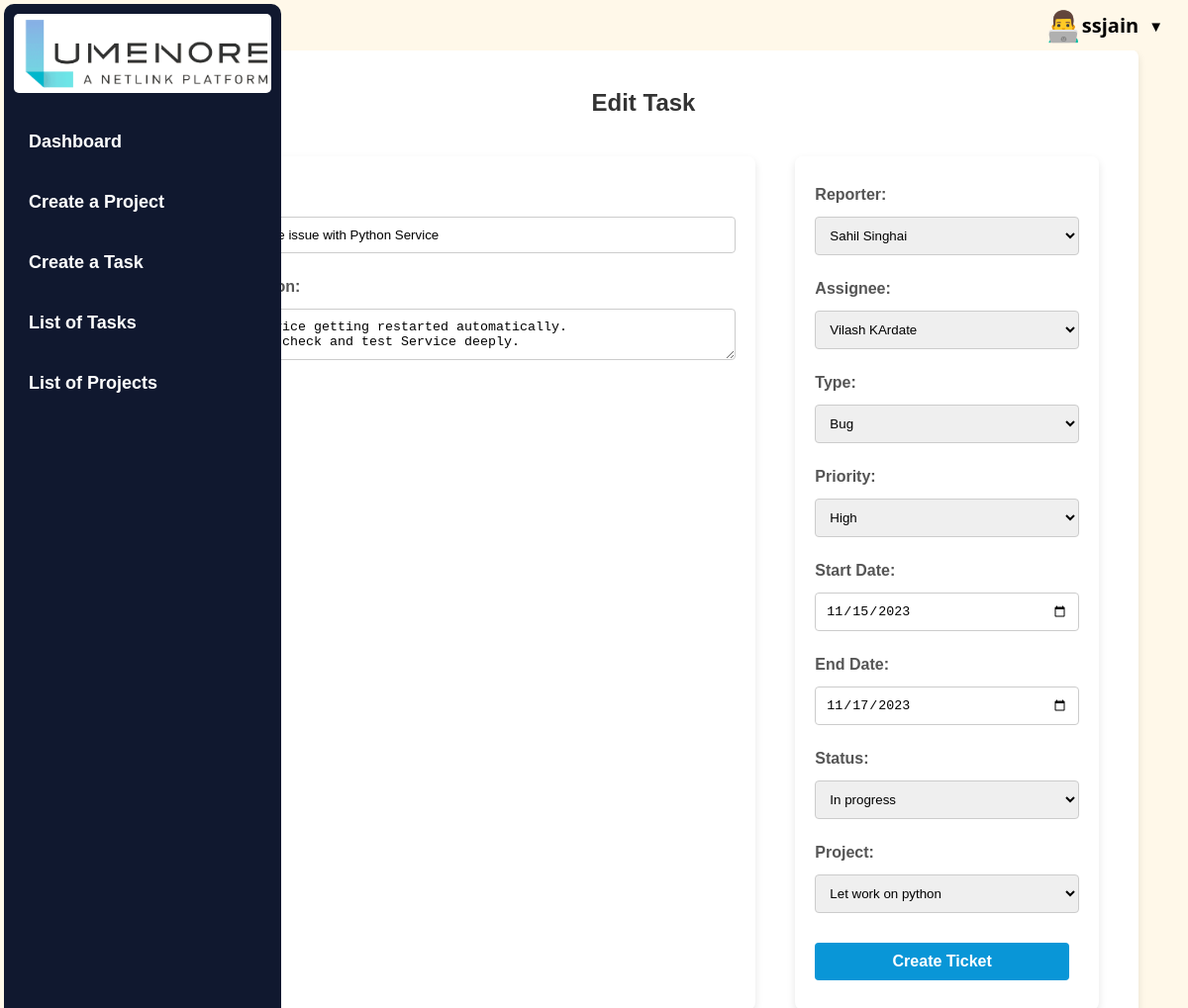
/apps/ticket/19/edit/ (signed in), run on the app's committed database.
### taskmanager/models.py (models this page shows, shortened)
class UserProfile(AbstractBaseUser, PermissionsMixin):
    username = models.CharField(max_length=30, unique=True)
    name = models.CharField(max_length=100, help_text="Required. Enter your full name.")
    email = models.EmailField(unique=True)
    is_active = models.BooleanField(default=True)
    is_staff = models.BooleanField(default=False)
    USERNAME_FIELD = "username"
    REQUIRED_FIELDS = ["email"]
    objects = UserProfileManager()
    def __str__(self):
        return self.name

class Ticket(models.Model):
    ticketid = models.AutoField(primary_key=True, )
    title = models.CharField(max_length=200)
    description = models.TextField()
    reporter = models.ForeignKey(
        UserProfile, on_delete=models.CASCADE, related_name="reported_tickets"
    )
    assignee = models.ForeignKey(
        UserProfile, on_delete=models.CASCADE, related_name="assigned_tickets"
    )
    type = models.ForeignKey(Type, on_delete=models.CASCADE)
    priority = models.ForeignKey(Priority, on_delete=models.CASCADE)
    start_date = models.DateField(null=True)
    end_date = models.DateField()
    updated_time = models.DateTimeField(auto_now=True)
    status = models.ForeignKey(Status, on_delete=models.CASCADE)
    project = models.ForeignKey(
        Project, on_delete=models.SET_NULL, null=True, related_name="project_name"
    )

### taskmanager/views.py (the view, shortened to what this page needs)
# urls.py: path('<str:task>/<int:pk>/edit/', views.update, name='edit'),
@login_required(login_url="login")
def update(req, task, pk):
    match task:
        case "ticket":
            obj = Ticket.objects.get(ticketid=pk)
            username = obj.reporter.username
            form_class = TicketForm
            id = obj.ticketid
        case "project":
            obj = Project.objects.get(ticket_projectid=pk)
            form_class = ProjectForm
            username = obj.owner.username
            id = obj.ticket_projectid
    if req.user.username != username:
        return HttpResponse("Your are not allowed here!!")
    form = form_class(instance=obj)
    context = {"obj": obj, "form": form, "id": id}
    html = f"create_{task}.html"
    return render(req, html, context)

### taskmanager/models.py (called while the page is built)
    def __str__(self):
        return self.name

    def __str__(self):
        return self.name

    def __str__(self):
        return self.name

    def __str__(self):
        return self.name

### templates/create_ticket.html (shortened to what this page needs)
{% extends 'base.html' %}
{% block content %}
<div class="form-container">
  {% if '-ticket/' in request.META.HTTP_REFERER %}
  <h2>Create a New Task</h2>
  {% else %}
  <h2>Edit Task</h2>
  {% endif %}
  <form id="form-ticket" method="post">
    <div class="container">
      <div class="left-card">
        <div class="form-group">
          <label for="{{ form.title.id_for_label }}">Title:</label>
          {{ form.title }}
        </div>
        <div class="form-group">
          <label for="{{ form.description.id_for_label }}">Description:</label>
          {{ form.description }}
        </div>
      </div>
      <div class="right-card">
        <div class="form-group">
          <label for="{{ form.reporter.id_for_label }}">Reporter:</label>
          {{ form.reporter }}
        </div>
        <div class="form-group">
          <label for="{{ form.assignee.id_for_label }}">Assignee:</label>
          {{ form.assignee }}
        </div>
        <div class="form-group">
          <label for="{{ form.type.id_for_label }}">Type:</label>
          {{ form.type }}
        </div>
        <div class="form-group">
          <label for="{{ form.priority.id_for_label }}">Priority:</label>
          {{ form.priority }}
        </div>
        <div class="form-group">
          <label for="{{ form.start_date.id_for_label }}">Start Date:</label>
          {{ form.start_date }}
        </div>
        <div class="form-group">
          <label for="{{ form.end_date.id_for_label }}">End Date:</label>
          {{ form.end_date }}
        </div>
        <div class="form-group">
          <label for="{{ form.status.id_for_label }}">Status:</label>
          {{ form.status }}
        </div>
        <div class="form-group">
          <label for="{{ form.project.id_for_label }}">Project:</label>
          {{ form.project }}
        </div>
        <input type="submit" value="Create Ticket">
      </div>
    </div>
{% endblock %}

### templates/navbar.html (shortened to what this page needs)
<li class="user-info">
    <div class="user-details" onclick="toggleDropdown()">
        <span class="user-icon">👨‍💻</span>
        <span class="user-name">{{ request.user.username }}</span>
        <span class="dropdown-arrow">▼</span>
    </div>
</li>

### apps/static/styles/style.css (style rules this page uses)
body { background-color: #fff8e9; color: #333; font-family: 'Arial', sans-serif; margin: 0; padding: 0; display: flex; flex-direction: column; min-height: 100vh; }
.dropdown-arrow { margin-left: 5px; cursor: pointer; }
.user-info { margin-left: auto; position: relative; }
.user-details { cursor: pointer; display: flex; align-items: center; }
h2 { color: #000000; font-size: 1.5em; font-family: Verdana, Geneva, Tahoma, sans-serif; }
nav ul li { display: inline-block; margin-left: 10px; }
.user-info { position: relative; color: #000000; cursor: pointer; font-family: 'Segoe UI', Tahoma, Geneva, Verdana, sans-serif; }
.user-details { display: flex; align-items: center; margin-right: 20px; }
.user-info .user-name { font-weight: bold; margin-right: 5px; }
.user-info .dropdown-arrow { font-size: 15px; }
.user-icon { font-size: 30px; }
.user-info, .profile-icon, .logout-icon { font-size: 20px; margin-right: 5px; }
form { display: flex; flex-direction: column; }
label { margin-top: 10px; color: #666; }
input { padding: 10px; margin-bottom: 10px; border: 1px solid #ddd; border-radius: 4px; }
.form-group { margin-bottom: 30px; }
.form-group label { display: block; margin-bottom: 8px; font-weight: bold; color: #555; }
.form-group input, .form-group textarea { width: 100%; padding: 10px; border: 1px solid #ccc; border-radius: 4px; }
.form-container { background-color: #fff; padding: 20px; box-shadow: 0 4px 8px rgba(0, 0, 0, 0.1); margin: 20px auto; border-radius: 8px; max-width: 600px; }
.form-container h2 { text-align: center; color: #333; }
.form-group { margin-bottom: 20px; }
.form-group input, .form-group textarea, .form-group select { width: 100%; padding: 10px; border: 1px solid #ccc; border-radius: 4px; }
input[type="submit"] { background-color: #4285f4; color: #fff; padding: 10px 20px; border: none; border-radius: 4px; cursor: pointer; }
body { font-family: 'Arial', sans-serif; }

### templates/create_ticket.html (style rules this page uses)
body { margin: 0; font-family: 'Arial', sans-serif; }
.form-container { margin-top: 50px; max-width: 1600px; width: 80%; margin-right: 50px; }
.container { display: flex; }
.left-card { padding: 20px; box-shadow: 0 4px 8px rgba(0, 0, 0, 0.1); margin: 20px; border-radius: 8px; }
.right-card { padding: 20px; box-shadow: 0 4px 8px rgba(0, 0, 0, 0.1); margin: 20px; border-radius: 8px; }
.left-card { flex: 4; }
.right-card { flex: 2; }
.form-group { margin-bottom: 15px; }
label { display: block; margin-bottom: 5px; font-weight: bold; }
input, select, textarea { width: calc(100% - 10px); padding: 8px; box-sizing: border-box; border: 1px solid #ccc; border-radius: 4px; margin-top: 5px; margin-bottom: 10px; }
input[type="submit"] { background-color: #0996d7; color: white; padding: 10px 15px; border: none; border-radius: 4px; cursor: pointer; font-size: 16px; font-weight: bold; }

### data on the page
UserProfile: user.username "ssjain"
Ticket: title "Found One issue with Python Service", description "The Service getting restarted automatically. Need to check and test Service deeply.", reporter "Sahil Singhai", assignee "Vilash KArdate", type "Bug", priority "High", start_date "11/15/2023", end_date "11/17/2023", status "In progress", project "Let work on python"
